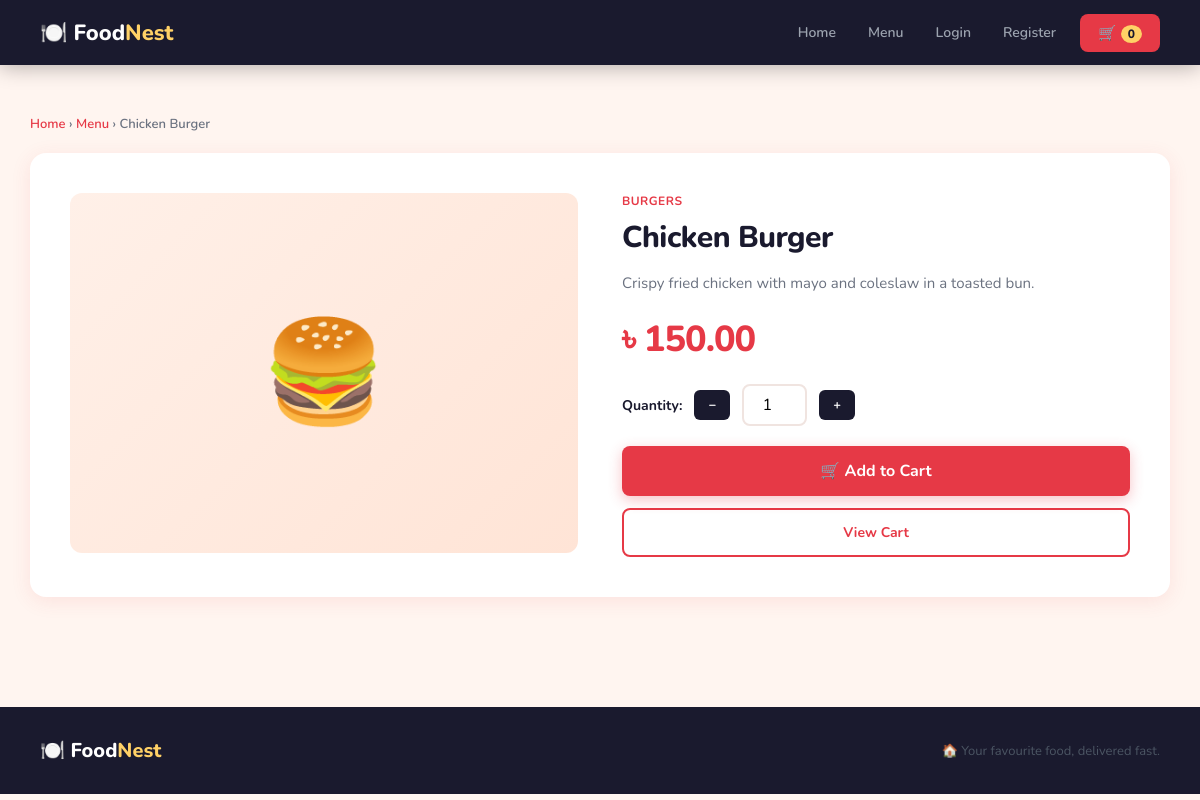
Screenshot of /item.php?id=2 with the database file from the repository.
### tables this page shows
CREATE TABLE IF NOT EXISTS menu_items (
    id INT AUTO_INCREMENT PRIMARY KEY,
    category_id INT,
    name VARCHAR(150) NOT NULL,
    description TEXT,
    price DECIMAL(10,2) NOT NULL,
    image VARCHAR(255),
    is_available TINYINT(1) DEFAULT 1,
    created_at TIMESTAMP DEFAULT CURRENT_TIMESTAMP,
    FOREIGN KEY (category_id) REFERENCES categories(id) ON DELETE SET NULL
);

CREATE TABLE IF NOT EXISTS categories (
    id INT AUTO_INCREMENT PRIMARY KEY,
    name VARCHAR(100) NOT NULL,
    icon VARCHAR(10) DEFAULT '🍽️'
);

### item.php (the view, shortened to what this page needs)
<?php
require_once 'includes/db.php';
$id = (int)($_GET['id'] ?? 0);
$stmt = $conn->prepare("SELECT m.*, c.name AS cat_name, c.icon FROM menu_items m LEFT JOIN categories c ON m.category_id = c.id WHERE m.id = ?");
$stmt->bind_param("i", $id);
$stmt->execute();
$item = $stmt->get_result()->fetch_assoc();
?>
<!DOCTYPE html>
<html lang="en">
<head>
  <link rel="stylesheet" href="/foodnest/assets/css/style.css"/>
</head>
<body>
<?php include 'includes/navbar.php'; ?>
<div class="section">
  <div style="font-size:13px;color:var(--gray);margin-bottom:20px;font-weight:600;">
    <a href="index.php" style="color:var(--red);">Home</a> ›
    <a href="menu.php" style="color:var(--red);">Menu</a> ›
    <?= htmlspecialchars($item['name']) ?>
  </div>
  <div style="display:grid;grid-template-columns:1fr 1fr;gap:44px;background:white;border-radius:16px;padding:40px;box-shadow:var(--shadow);">
    <div>
      <?php if ($item['image'] && file_exists(__DIR__ . '/assets/uploads/' . $item['image'])): ?>
        <img src="/foodnest/assets/uploads/<?= htmlspecialchars($item['image']) ?>" style="width:100%;border-radius:12px;max-height:360px;object-fit:cover;"/>
      <?php else: ?>
        <div style="width:100%;height:360px;background:linear-gradient(135deg,#fff0e8,#ffe4d6);border-radius:12px;display:flex;align-items:center;justify-content:center;font-size:100px;"><?= $item['icon'] ?? '🍽️' ?></div>
      <?php endif; ?>
    </div>
    <div>
      <p style="font-size:12px;color:var(--red);font-weight:700;text-transform:uppercase;letter-spacing:0.5px;margin-bottom:8px;"><?= htmlspecialchars($item['cat_name']) ?></p>
      <h2 style="font-size:30px;font-weight:800;margin-bottom:12px;letter-spacing:-0.5px;"><?= htmlspecialchars($item['name']) ?></h2>
      <p style="color:var(--gray);line-height:1.8;margin-bottom:18px;font-size:15px;"><?= nl2br(htmlspecialchars($item['description'])) ?></p>
      <div style="font-size:36px;font-weight:800;color:var(--red);margin-bottom:20px;letter-spacing:-1px;">৳ <?= number_format($item['price'],2) ?></div>
      <?php if ($item['is_available']): ?>
      <form method="POST">
        <div style="display:flex;align-items:center;gap:12px;margin-bottom:20px;">
          <span style="font-weight:700;font-size:14px;">Quantity:</span>
          <button type="button" class="btn btn-dark btn-sm" onclick="changeQty(-1)">−</button>
          <input type="number" id="quantity" name="quantity" value="1" min="1" max="20" style="width:65px;text-align:center;padding:8px;border:2px solid var(--border);border-radius:8px;font-size:16px;font-family:'Nunito',sans-serif;"/>
          <button type="button" class="btn btn-dark btn-sm" onclick="changeQty(1)">+</button>
        </div>
        <button type="submit" name="add_to_cart" class="btn btn-primary" style="width:100%;padding:14px;font-size:16px;">🛒 Add to Cart</button>
      </form>
      <a href="cart.php" class="btn btn-outline" style="width:100%;text-align:center;display:block;margin-top:12px;padding:13px;">View Cart</a>
      <?php else: ?>
        <div class="alert alert-error">❌ This item is currently unavailable.</div>
      <?php endif; ?>
    </div>
  </div>
</div>
<footer class="footer">
  <div class="foot-logo">🍽️ Food<span>Nest</span></div>
  <p>🏠 Your favourite food, delivered fast.</p>
</footer>
</body>
</html>

### assets/css/style.css (style rules this page uses)
:root { --red: #e63946; --red-dark: #c1121f; --yellow: #ffd166; --dark: #1a1a2e; --dark2: #16213e; --card-bg: #ffffff; --bg: #fff5f0; --gray: #6b7280; --border: #f0e4e0; --success: #2dc653; --danger: #e63946; --shadow: 0 4px 20px rgba(230,57,70,0.10); }
* { margin:0; padding:0; box-sizing:border-box; }
body { font-family: 'Nunito', sans-serif; background: var(--bg); color: var(--dark); }
a { text-decoration: none; color: inherit; }
.btn { display: inline-block; padding: 11px 24px; border-radius: 8px; font-size: 14px; font-weight: 700; cursor: pointer; border: none; transition: all 0.2s; font-family: 'Nunito', sans-serif; }
.btn-primary { background: var(--red); color: white; box-shadow: 0 4px 14px rgba(230,57,70,0.3); }
.btn-outline { background: transparent; color: var(--red); border: 2px solid var(--red); }
.btn-dark { background: var(--dark); color: white; }
.btn-sm { padding: 6px 14px; font-size: 13px; border-radius: 6px; }
.section { padding: 50px 30px; max-width: 1200px; margin: 0 auto; }
.footer { background: var(--dark); color: #4b5563; padding: 30px 40px; margin-top: 60px; display: flex; justify-content: space-between; align-items: center; }
.footer .foot-logo { font-size: 20px; font-weight: 800; color: white; }
.footer .foot-logo span { color: var(--yellow); }
.footer p { font-size: 13px; }

### rows the page displays
menu_items: name "Chicken Burger", category.icon "🍔", category.name "BURGERS", description "Crispy fried chicken with mayo and coleslaw in a toasted bun.", price "150.00"

### other values shown
$cartCount "0"
